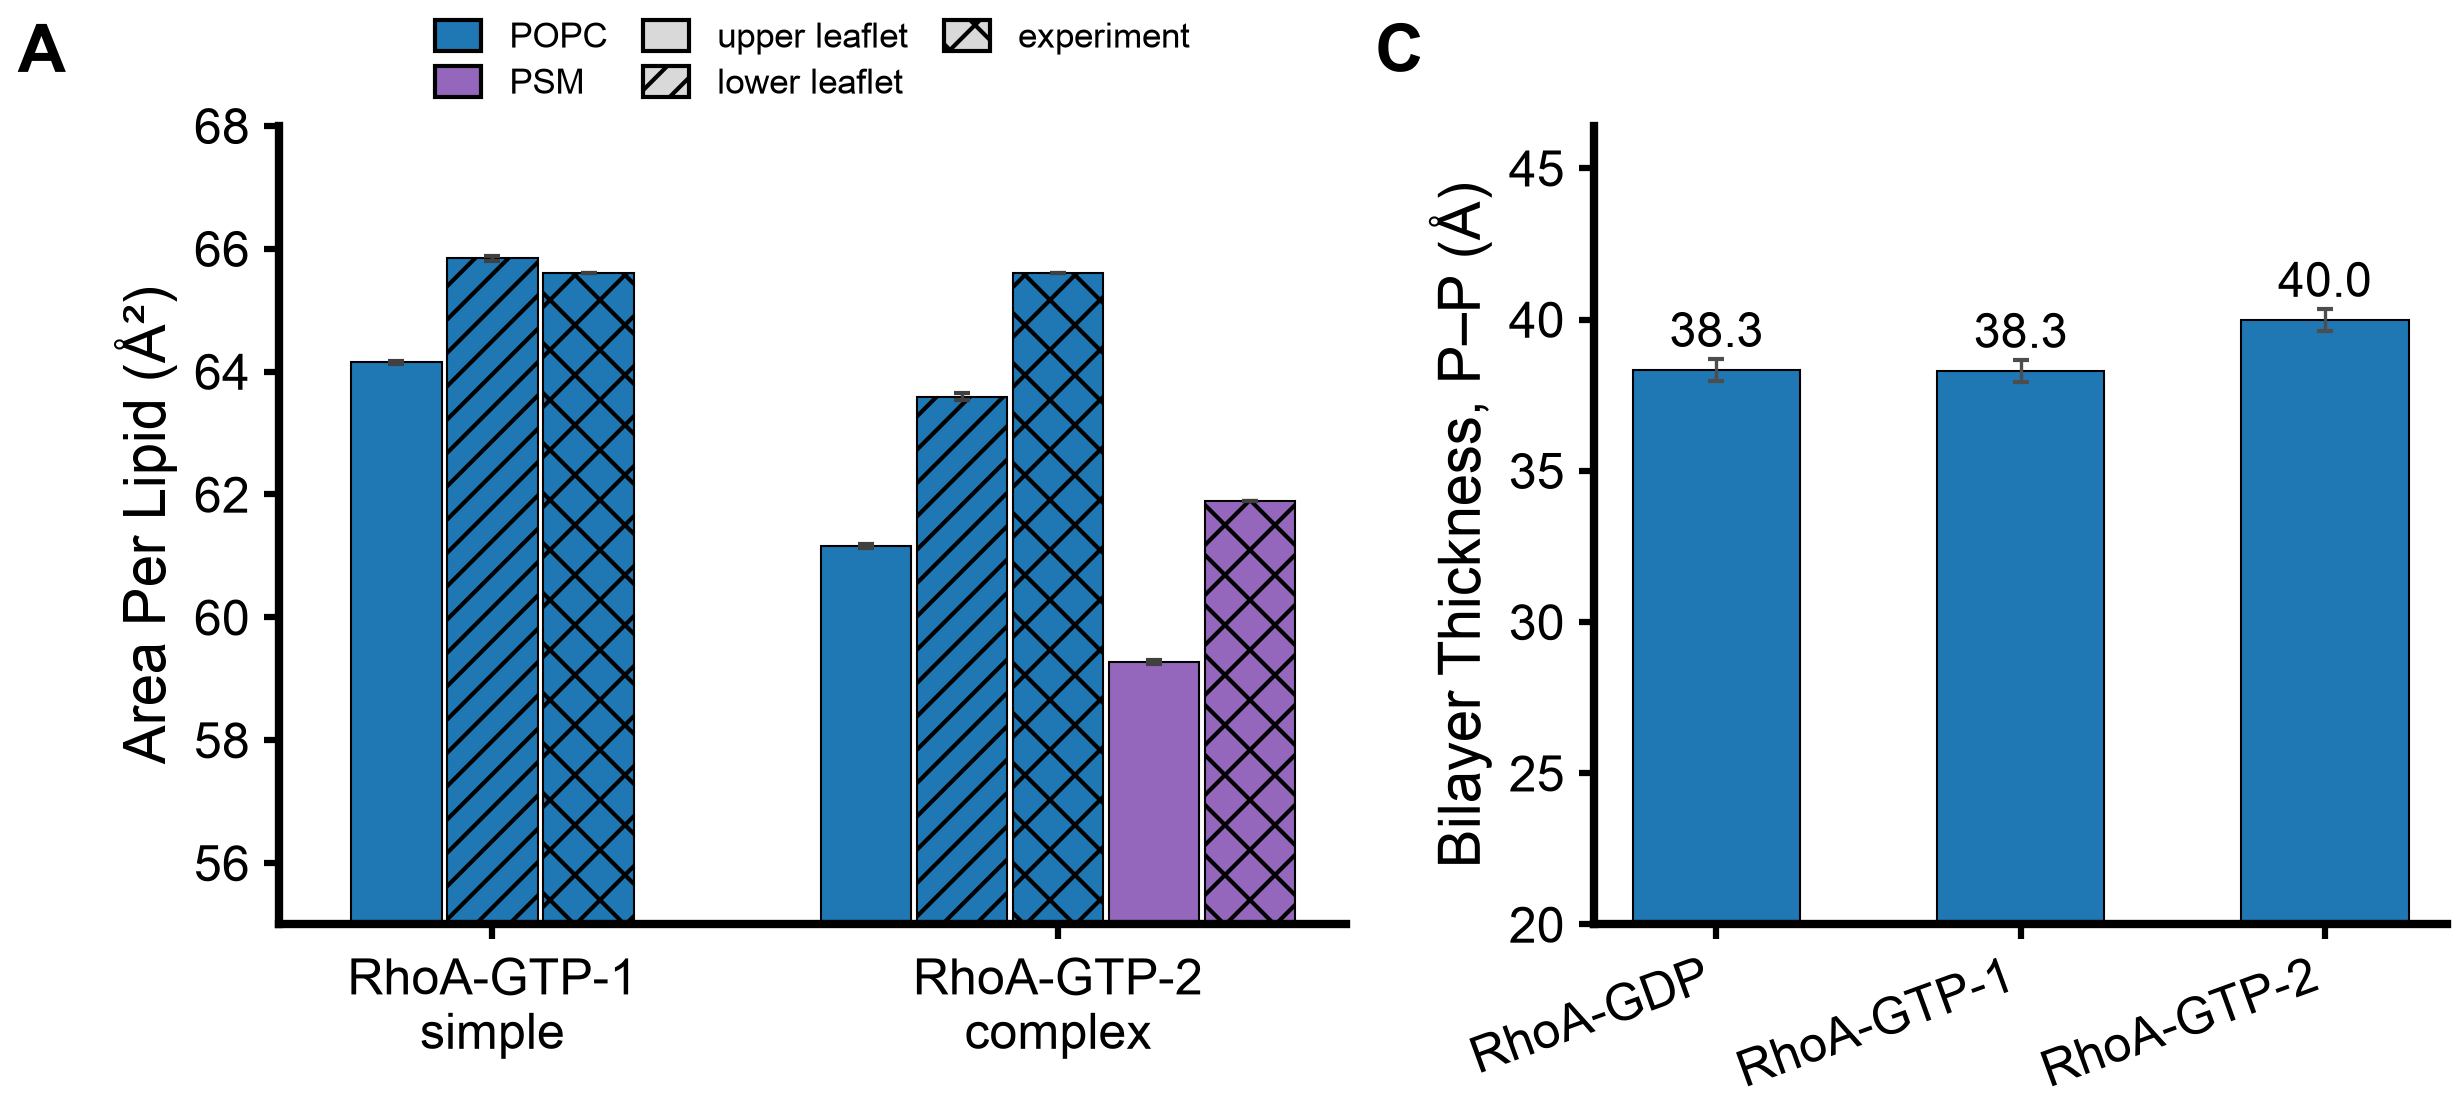

Python code for this plot:
#!/usr/bin/env python3
"""Two-panel cut of the combined SI membrane figure: just (A) POPC area-per-lipid by leaflet vs
experiment, and (C) bilayer thickness (P-P) -- Panel C restricted to the WT systems
RhoA-GDP / RhoA-GTP-1 / RhoA-GTP-2 (2A/3A dropped). Sized to 8.2 x 3.7 in.
Same data/colors as si_membrane_lipid_figure.py.

  conda activate memb_analysis ; python si_membrane_AC.py
"""
import os, numpy as np, pandas as pd
import matplotlib
matplotlib.use("Agg")
import matplotlib.pyplot as plt
from matplotlib.patches import Patch

plt.rcParams["font.family"] = "Arial"
plt.rcParams["axes.linewidth"] = 2
matplotlib.rcParams["pdf.fonttype"] = 42
matplotlib.rcParams["ps.fonttype"] = 42
matplotlib.rcParams["svg.fonttype"] = "none"
matplotlib.rcParams["hatch.linewidth"] = 1.0


def style_axes(ax):
    ax.spines["right"].set_visible(False); ax.spines["top"].set_visible(False)
    ax.yaxis.tick_left(); ax.xaxis.tick_bottom(); ax.minorticks_off()
    ax.spines["left"].set_linewidth(2); ax.spines["bottom"].set_linewidth(2)
    ax.tick_params(width=1.5, direction="out")


def plabel(ax, L):
    ax.annotate(L, xy=(-0.2, 1.05), xycoords="axes fraction", ha="right", va="bottom",
                fontsize=TS, fontweight="bold", annotation_clip=False)


ROOT = os.path.dirname(os.path.abspath(__file__))
APL = pd.read_csv(f"{ROOT}/data/apl_per_type.csv")
INS = pd.read_csv(f"{ROOT}/data/insertion_thickness.csv").set_index("sim")

def lab(s): return f"RhoA-{s}".replace("-3A", "-GTP-3A").replace("-2A", "-GTP-2A")

# ---- data: APL (Panel A) ---------------------------------------------------------------------
def apl(sim, lip, leaf):
    r = APL[(APL.sim == sim) & (APL.leaflet == leaf) & (APL.lipid == lip)]
    return float(r.apl_mean.iloc[0]), float(r.apl_sem.iloc[0]), int(r.n.iloc[0])
pc_s, pc_s_e, _      = apl("GTP-1", "POPC", "upper")
pc_s_lo, pc_s_lo_e,_ = apl("GTP-1", "POPC", "lower")
pc_c, pc_c_e, _      = apl("GTP-2", "POPC", "upper")
pc_c_lo, pc_c_lo_e,_ = apl("GTP-2", "POPC", "lower")
sm_c, sm_c_e, _      = apl("GTP-2", "PSM", "upper")
APL_POPC_EXP, APL_PSM_EXP = 65.6, 61.9
C_POPC, C_PSM = "#1F77B4", "#9467BD"
H_LOWER, H_EXP = "///", "xx"

# ---- data: bilayer thickness (Panel C) -- WT systems only ------------------------------------
ORDER_C = ["GDP", "GTP-1", "GTP-2"]
LAB_C = [lab(s) for s in ORDER_C]
tv = np.array([INS.loc[s, "thick_PP_mean"] for s in ORDER_C])
te = np.array([INS.loc[s, "thick_PP_sd"] for s in ORDER_C])

# ===============================================================================================
fig, (axA, axC) = plt.subplots(1, 2, figsize=(8.2, 3.7), constrained_layout=True,
                               gridspec_kw=dict(width_ratios=[1.25, 1.0]))
TS, AXL, TK, VL = 16, 14, 12, 12

# ---- (A) POPC packing by leaflet vs experiment -----------------------------------------------
w = 0.17
barsA = [(0.00, pc_s,         pc_s_e,    C_POPC, ""),
         (0.18, pc_s_lo,      pc_s_lo_e, C_POPC, H_LOWER),
         (0.36, APL_POPC_EXP, 0,         C_POPC, H_EXP),
         (0.88, pc_c,         pc_c_e,    C_POPC, ""),
         (1.06, pc_c_lo,      pc_c_lo_e, C_POPC, H_LOWER),
         (1.24, APL_POPC_EXP, 0,         C_POPC, H_EXP),
         (1.42, sm_c,         sm_c_e,    C_PSM,  ""),
         (1.60, APL_PSM_EXP,  0,         C_PSM,  H_EXP)]
for xi, v, e, c, h in barsA:
    axA.bar(xi, v, w, yerr=e, color=c, edgecolor="k", linewidth=0.5, hatch=h,
            error_kw=dict(elinewidth=0.8, capsize=2, ecolor="0.25"))
axA.set_ylim(55, 68); axA.set_xlim(-0.22, 1.78)
axA.set_xticks([0.18, 1.24]); axA.set_xticklabels(["RhoA-GTP-1\nsimple", "RhoA-GTP-2\ncomplex"], fontsize=11)
axA.set_ylabel("Area Per Lipid (Å²)", fontsize=AXL)
plabel(axA, "A")
axA.legend(handles=[Patch(facecolor=C_POPC, edgecolor="k", label="POPC"),
                    Patch(facecolor=C_PSM, edgecolor="k", label="PSM"),
                    Patch(facecolor="0.85", edgecolor="k", label="upper leaflet"),
                    Patch(facecolor="0.85", edgecolor="k", hatch=H_LOWER, label="lower leaflet"),
                    Patch(facecolor="0.85", edgecolor="k", hatch=H_EXP, label="experiment")],
           frameon=False, fontsize=8.5, loc="lower center", bbox_to_anchor=(0.5, 1.0), ncol=3,
           handlelength=1.3, handleheight=1.0, labelspacing=0.3, columnspacing=1.0, borderpad=0.2)
style_axes(axA); axA.tick_params(labelsize=TK)

# ---- (C) bilayer thickness, P-P (WT only) ----------------------------------------------------
x = np.arange(len(ORDER_C))
axC.bar(x, tv, 0.55, yerr=te, color="#1F77B4", edgecolor="k", linewidth=0.5,
        error_kw=dict(elinewidth=0.8, capsize=2, ecolor="0.3"))
for xi, v in zip(x, tv):
    axC.text(xi, v + te[xi] + 0.4, f"{v:.1f}", ha="center", fontsize=VL - 0.5)
axC.set_xticks(x); axC.set_xticklabels(LAB_C, fontsize=TK, rotation=20, ha="right")
axC.set_ylabel("Bilayer Thickness, P–P (Å)", fontsize=AXL)
plabel(axC, "C")
axC.set_ylim(20, (tv + te).max() * 1.15)
style_axes(axC); axC.tick_params(labelsize=TK)

OUTDIR = os.path.dirname(os.path.abspath(__file__))
STEM = "si_membrane_AC"
for e in ("png", "svg", "pdf"):           # no bbox_inches="tight": keep canvas exactly 8.2 x 3.7 in
    fig.savefig(os.path.join(OUTDIR, f"{STEM}.{e}"), dpi=300)
plt.close(fig)
print(f"(C) thickness P-P: " + "  ".join(f"{s} {m:.2f}±{e:.2f}" for s, m, e in zip(ORDER_C, tv, te)))
print(f"wrote {STEM}.png / .svg / .pdf  (8.2 x 3.7 in)")
